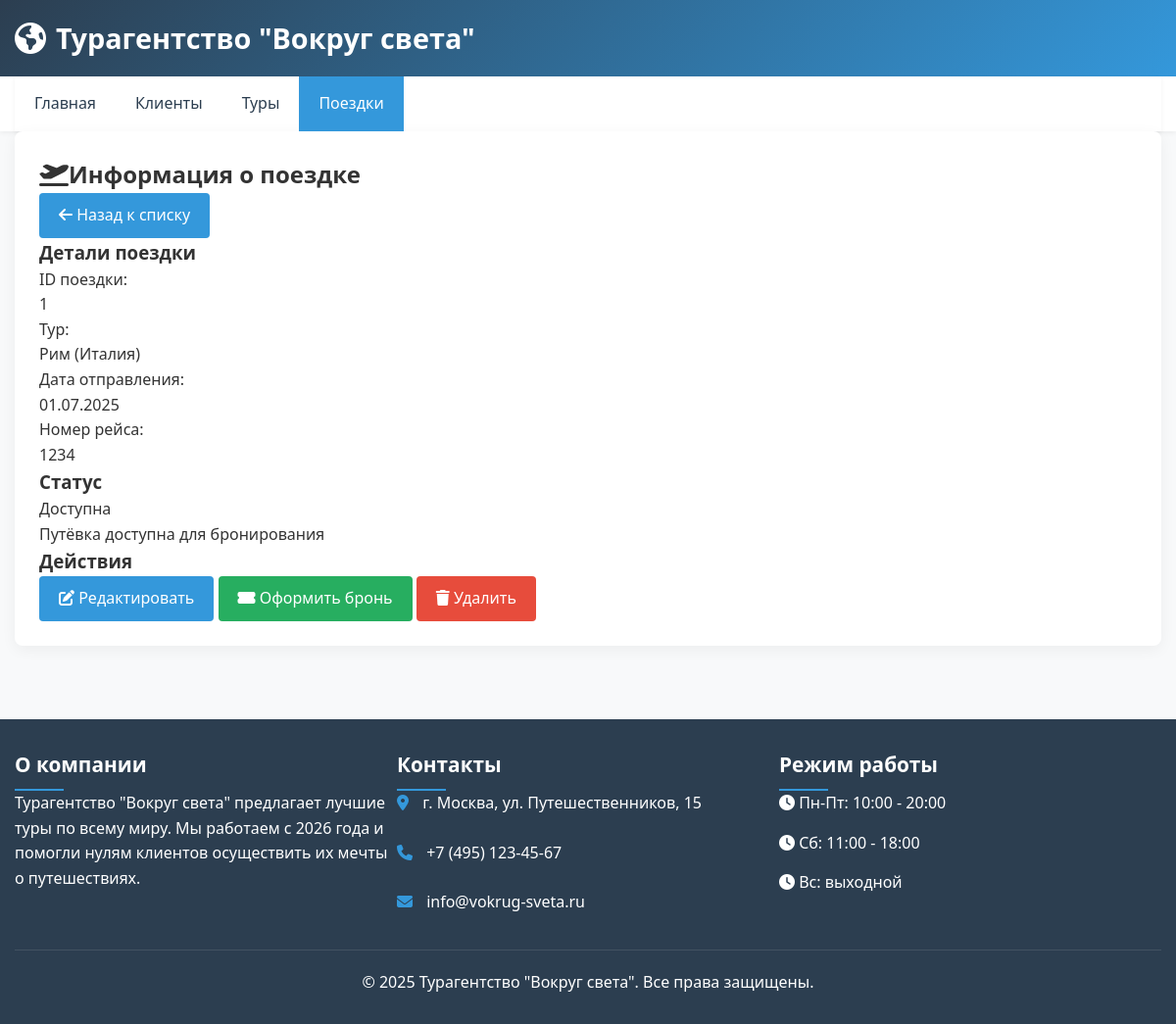
/index.php?entity=trip&action=show&id=1, run on the app's committed database.
### tables this page shows
CREATE TABLE `trip` (
  `TourID` int(11) NOT NULL,
  `TripID` int(11) NOT NULL,
  `DepartureDate` date DEFAULT NULL,
  `FlightNumber` int(11) DEFAULT NULL,
  `IsHot` tinyint(1) DEFAULT NULL
);

CREATE TABLE `tour` (
  `TourID` int(11) NOT NULL,
  `Countries` varchar(200) DEFAULT NULL,
  `Cities` varchar(200) DEFAULT NULL,
  `Purpose` varchar(200) DEFAULT NULL,
  `HotelCategory` varchar(50) DEFAULT NULL,
  `MealPlan` varchar(100) DEFAULT NULL,
  `StartDate` date DEFAULT NULL,
  `EndDate` date DEFAULT NULL,
  `Transport` varchar(100) DEFAULT NULL,
  `BaseCost` decimal(19,4) DEFAULT NULL
);

### controllers/trip_controller.php (called while the page is built, shortened)
<?php
$action = $_GET['action'] ?? 'list';
$id = $_GET['id'] ?? 0;
switch ($action) {
    case 'show':
        $id = (int) $id;
        $trip = getTripById($id);
        include __DIR__ . '/../views/trip/show.php';
        break;
}

### model.php (called while the page is built, shortened)
<?php
$host = '127.0.0.1';
$user = 'root';
$password = '';
$database = 'travel_agency';
$mysqli = new mysqli($host, $user, $password, $database);
function getTripById($id)
{
    global $mysqli;
    $stmt = $mysqli->prepare("SELECT t.*, tour.Countries, tour.Cities FROM trip t JOIN tour ON t.TourID = tour.TourID WHERE t.TripID = ?");
    $stmt->bind_param("i", $id);
    $stmt->execute();
    return $stmt->get_result()->fetch_assoc();
}
?>

### views/trip/show.php (the view, shortened to what this page needs)
<div class="content-card">
    <div class="d-flex justify-content-between align-items-center mb-4">
        <h2><i class="fas fa-plane-departure me-2"></i>Информация о поездке</h2>
        <a href="index.php?entity=trip&action=list" class="btn btn-outline-primary">
            <i class="fas fa-arrow-left me-1"></i> Назад к списку
        </a>
    </div>
    <div class="row">
        <div class="col-md-8">
            <div class="card mb-4">
                <div class="card-header bg-primary text-white">
                    <h3 class="card-title mb-0">Детали поездки</h3>
                </div>
                <div class="card-body">
                    <div class="row mb-3">
                        <div class="col-md-3 fw-bold">ID поездки:</div>
                        <div class="col-md-9"><?= $trip['TripID'] ?></div>
                    </div>
                    <div class="row mb-3">
                        <div class="col-md-3 fw-bold">Тур:</div>
                        <div class="col-md-9">
                            <?= $trip['Cities'] ?> (<?= $trip['Countries'] ?>)
                        </div>
                    </div>
                    <div class="row mb-3">
                        <div class="col-md-3 fw-bold">Дата отправления:</div>
                        <div class="col-md-9"><?= date('d.m.Y', strtotime($trip['DepartureDate'])) ?></div>
                    </div>
                    <div class="row">
                        <div class="col-md-3 fw-bold">Номер рейса:</div>
                        <div class="col-md-9"><?= $trip['FlightNumber'] ?></div>
                    </div>
                </div>
            </div>
            <div class="card">
                <div class="card-header bg-info text-white">
                    <h3 class="card-title mb-0">Статус</h3>
                </div>
                <div class="card-body">
                    <div class="d-flex align-items-center">
                        <div class="me-3">
                            <?php if ($trip['IsHot']): ?>
                                <span class="badge bg-danger p-2 fs-6">Горящая путёвка</span>
                            <?php else: ?>
                                <span class="badge bg-success p-2 fs-6">Доступна</span>
                            <?php endif; ?>
                        </div>
                        <div>
                            <?php if ($trip['IsHot']): ?>
                                <p class="mb-0">До отъезда осталось менее 3 дней! Скидка 15%</p>
                            <?php else: ?>
                                <p class="mb-0">Путёвка доступна для бронирования</p>
                            <?php endif; ?>
                        </div>
                    </div>
                </div>
            </div>
        </div>
        <div class="col-md-4">
            <div class="card">
                <div class="card-header bg-secondary text-white">
                    <h3 class="card-title mb-0">Действия</h3>
                </div>
                <div class="card-body">
                    <div class="d-grid gap-2">
                        <a href="index.php?entity=trip&action=edit&id=<?= $trip['TripID'] ?>"
                            class="btn btn-warning mb-2">
                            <i class="fas fa-edit me-1"></i> Редактировать
                        </a>
                        <a href="index.php?entity=booking&action=add&trip_id=<?= $trip['TripID'] ?>"
                            class="btn btn-success mb-2">
                            <i class="fas fa-ticket-alt me-1"></i> Оформить бронь
                        </a>
                        <a href="index.php?entity=trip&action=delete&id=<?= $trip['TripID'] ?>" class="btn btn-danger"
                            onclick="return confirm('Вы уверены? Удаление поездки также удалит все связанные бронирования!')">
                            <i class="fas fa-trash me-1"></i> Удалить
                        </a>
                    </div>
                </div>
            </div>
        </div>
    </div>
</div>

### index.php (style rules this page uses)
:root { --primary: #3498db; --secondary: #2c3e50; --success: #27ae60; --danger: #e74c3c; --light: #ecf0f1; --dark: #2c3e50; --gray: #95a5a6; }
* { margin: 0; padding: 0; box-sizing: border-box; font-family: 'Segoe UI', Tahoma, Geneva, Verdana, sans-serif; }
body { background-color: #f8f9fa; color: #333; line-height: 1.6; }
.content-card { background: white; border-radius: 8px; box-shadow: 0 4px 15px rgba(0, 0, 0, 0.05); padding: 25px; }
.btn { display: inline-block; padding: 10px 20px; background-color: var(--primary); color: white; border: none; border-radius: 4px; cursor: pointer; font-size: 1rem; font-weight: 500; text-decoration: none; transition: background-color 0.3s; }
.btn-success { background-color: var(--success); }
.btn-danger { background-color: var(--danger); }

### data on the page
trip: TripID "1", TourID.Cities "Рим", TourID.Countries "Италия", DepartureDate "01.07.2025", FlightNumber "1234"

### other printed values
$name "Главная"
$name "Клиенты"
$name "Туры"
$name "Поездки"
